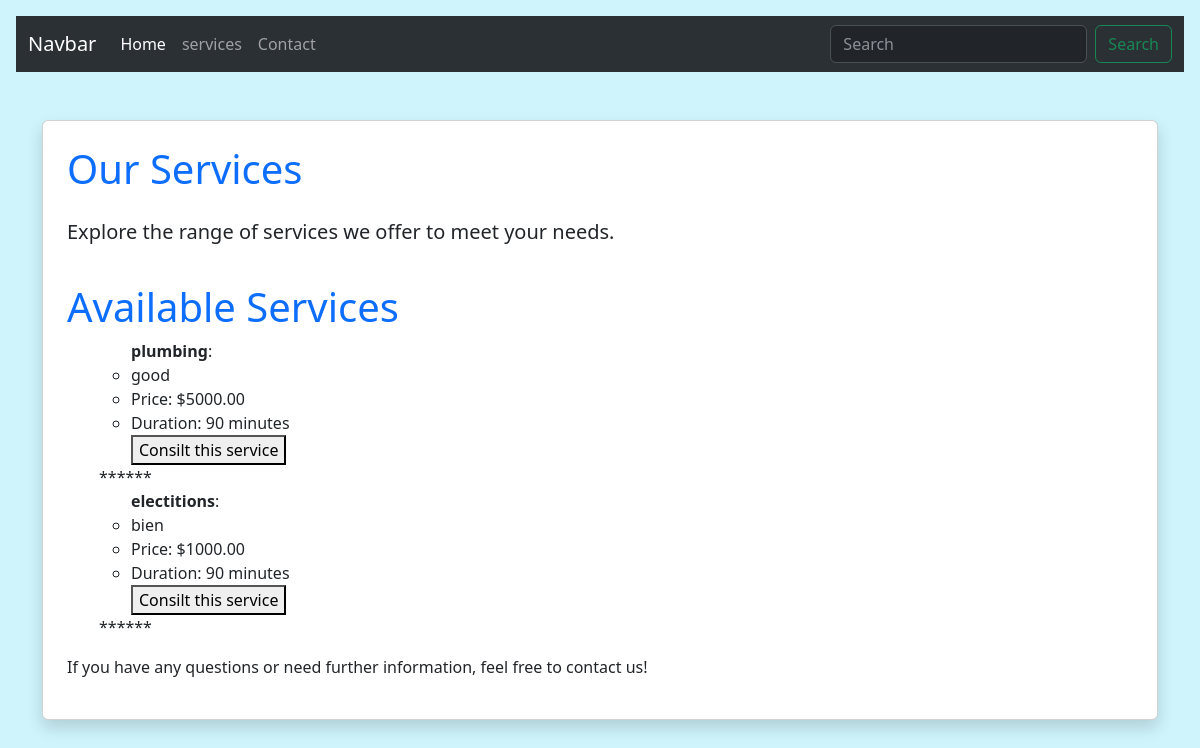
Page /services on the earlier database version.
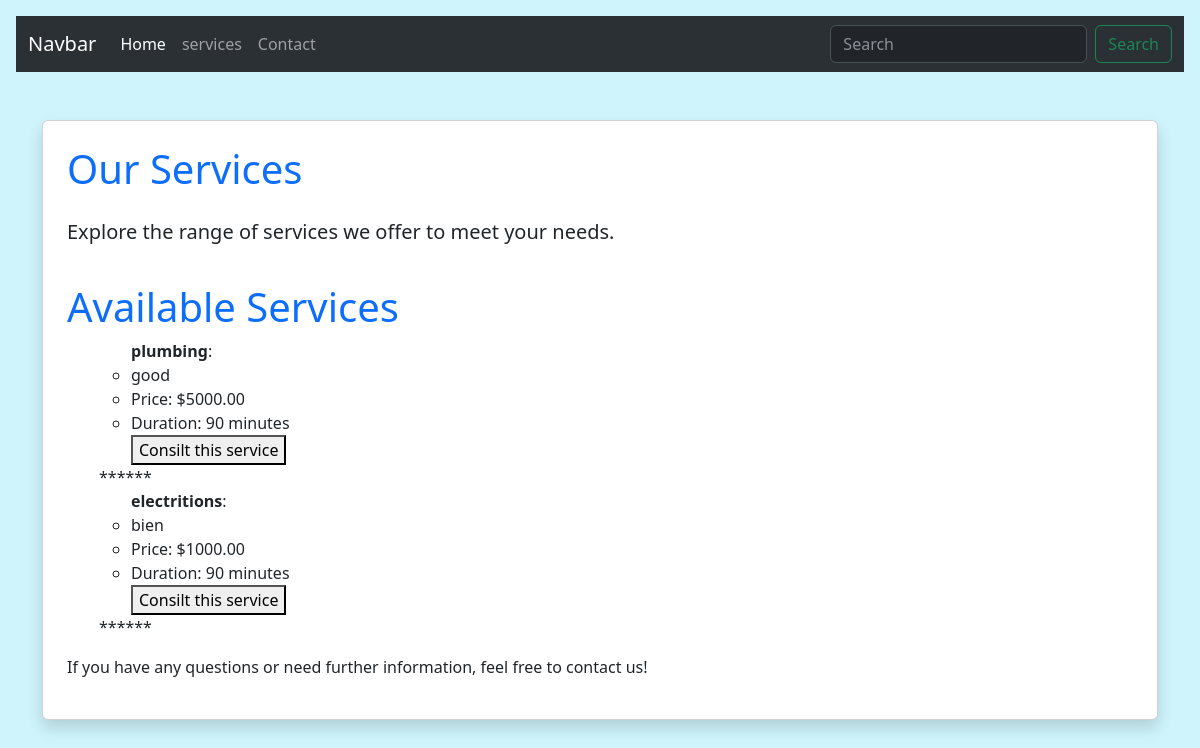
Same page on the later database version.
### services/models.py (models this page shows, shortened)
class Service(models.Model):
    name = models.CharField(max_length=100)
    description = models.TextField()
    price = models.DecimalField(max_digits=10, decimal_places=2)
    duration = models.IntegerField(help_text="Duration in minutes")

### services/views.py (the view)
# urls.py: path('services', service_list, name='services'),
def service_list(request, *args, **kwargs):
    services = Service.objects.all()
    return render(request, 'services.html', {'services': services})

### khidmati/Templates/services.html
{% extends "base.html" %}
{% block content %}
<div class="container mt-5">
    <div class="card shadow p-4">
      <div>
        <h1 class="mb-4 text-primary">Our Services</h1>
        <p class="lead">Explore the range of services we offer to meet your needs.</p>
      </div>
        <div class="service-list " style="margin-top: 20px;">
          <h1 class = "mb-2 text-primary" >Available Services</h1>
          <ul>
            {% for service in services %}
              <ul><strong>{{ service.name }}</strong>:
                <li>{{ service.description }}</li>
                <li>Price: ${{ service.price }}</li>
                <li>Duration: {{ service.duration }} minutes</li>
                <a href = {{ service.name }}><button>Consilt this service</button></a>
              </ul>
              <bar>******</bar>
            {% endfor %}
          </ul>
        </div>
    <p class = "">If you have any questions or need further information, feel free to contact us!</p>
    </div>
</div>
{% endblock %}

### khidmati/Templates/base.html (shortened to what this page needs)
<!doctype html>
<html lang="en">
<head>
    <link href="https://cdn.jsdelivr.net/npm/bootstrap@5.3.0/dist/css/bootstrap.min.css" rel="stylesheet">
    </head>
<body class = "p-3 mb-2 bg-info-subtle text-info-emphasis">
    {% include "nave_bare.html" %}
    {% block content %}
    {% endblock %}
</body>
</html>

### khidmati/Templates/nave_bare.html (shortened to what this page needs)
<nav class="navbar navbar-expand-lg bg-body-tertiary " data-bs-theme="dark">
  <div class="container-fluid">
    <a class="navbar-brand" href="#">Navbar</a>
    <div class="collapse navbar-collapse" id="navbarTogglerDemo02">
      <ul class="navbar-nav me-auto mb-2 mb-lg-0">
        <li class="nav-item">
          <a class="nav-link active" aria-current="page" href= {% url 'home' %}>Home</a>
        </li>
        <li class="nav-item">
          <a class="nav-link" href="{% url 'services' %}">services</a>
        </li>
        <li class="nav-item">
          <a class="nav-link "  href="{% url 'contact' %}">Contact</a>
        </li>
      </ul>
      <form class="d-flex" role="search">
        <input class="form-control me-2" type="search" placeholder="Search" aria-label="Search"/>
        <button class="btn btn-outline-success" type="submit">Search</button>
      </form>
    </div>
  </div>
</nav>

Differences in the rows shown:
changed Service "bien": name "electitions" → "electritions"
